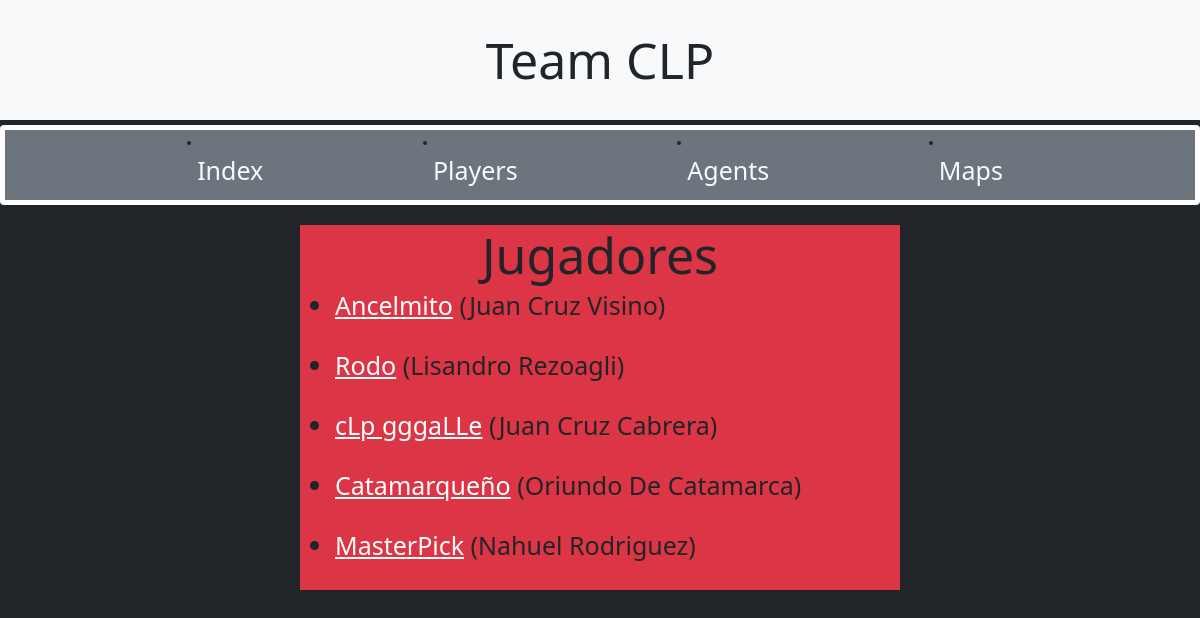
The page /players/players/ on the database its author committed.
### players/models.py (models this page shows, shortened)
class Person(models.Model):
    id= models.UUIDField(primary_key=True, default=uuid.uuid4, help_text='Unique ID for this person')
    fullname= models.CharField(max_length=30, help_text="Enter a player fullname")
    birthday= models.DateField  (null=True, blank=True)
    country= models.ForeignKey('Country', on_delete=models.SET_NULL, null=True)
    description = models.CharField(max_length=5000, help_text="Enter a person description",blank=True,null=True)
    image = models.ImageField(upload_to = 'images', blank=True)

class Player(Person):
    nick = models.CharField(max_length=25, help_text="Enter a player nick")
    played_hours = models.IntegerField()
    rank = models.ForeignKey('Rank', on_delete=models.SET_NULL, blank= True, null=True)
    agents = models.ManyToManyField('Agent',help_text="Enter a agents", blank=True)
    sensivility = models.FloatField(help_text="Enter a sens number",blank= True,null=True)
    dpi = models.IntegerField(help_text="Enter a dpi number",blank= True, null=True)
    monitor = models.CharField(max_length=50, help_text="Enter a monitor name",blank= True, null=True)
    mouse = models.CharField(max_length=50, help_text="Enter a mouse name",blank= True, null=True)
    mousepad = models.CharField(max_length=50, help_text="Enter a mousepad name",blank= True, null=True)
    keyboard = models.CharField(max_length=50, help_text="Enter a keyboard name",blank= True, null=True)
    headset = models.CharField(max_length=50, help_text="Enter a headset name",blank= True, null=True)
    def get_absolute_url(self):
        return reverse('player-detail',args=[str(self.id)])

class Person(models.Model):
    id= models.UUIDField(primary_key=True, default=uuid.uuid4, help_text='Unique ID for this person')
    fullname= models.CharField(max_length=30, help_text="Enter a player fullname")
    birthday= models.DateField  (null=True, blank=True)
    country= models.ForeignKey('Country', on_delete=models.SET_NULL, null=True)
    description = models.CharField(max_length=5000, help_text="Enter a person description",blank=True,null=True)
    image = models.ImageField(upload_to = 'images', blank=True)

### players/views.py (the view)
class PlayerListView(generic.ListView):
    model = Player

### players/templates/players/player_list.html (shortened to what this page needs)
{% extends "base_generic.html" %}
{% block content %}
    <h1 class="display-1 text-center">Jugadores</h1>
    {% if player_list %}
    <ul>
      {% for player in player_list %}
      <li class="display-6 mb-5 text-dark">
        <a class="text-white" href="{{ player.get_absolute_url }}">{{ player.nick }}</a> ({{player.fullname}})
      </li>
      {% endfor %}
    </ul>
    {% else %}
      <p>No existen jugadores en el equipo.</p>
    {% endif %}
{% endblock %}

### rows shown on the page
Player: nick "Ancelmito", fullname "Juan Cruz Visino"
Player: nick "Rodo", fullname "Lisandro Rezoagli"
Player: nick "cLp gggaLLe", fullname "Juan Cruz Cabrera"
Player: nick "Catamarqueño", fullname "Oriundo De Catamarca"
Player: nick "MasterPick", fullname "Nahuel Rodriguez"
